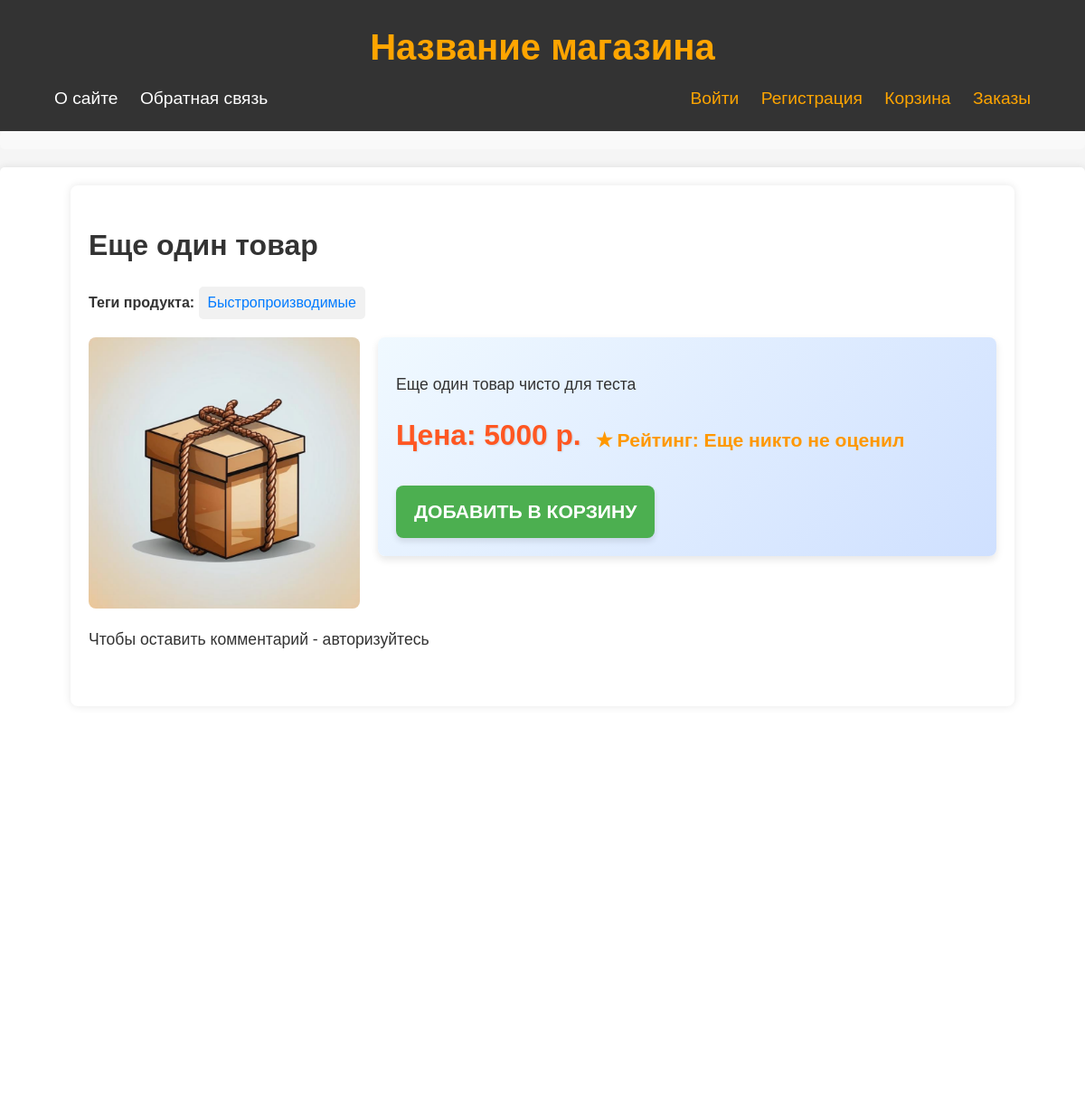
The page /item/some_tovar/ (upper part) on the database as committed earlier.
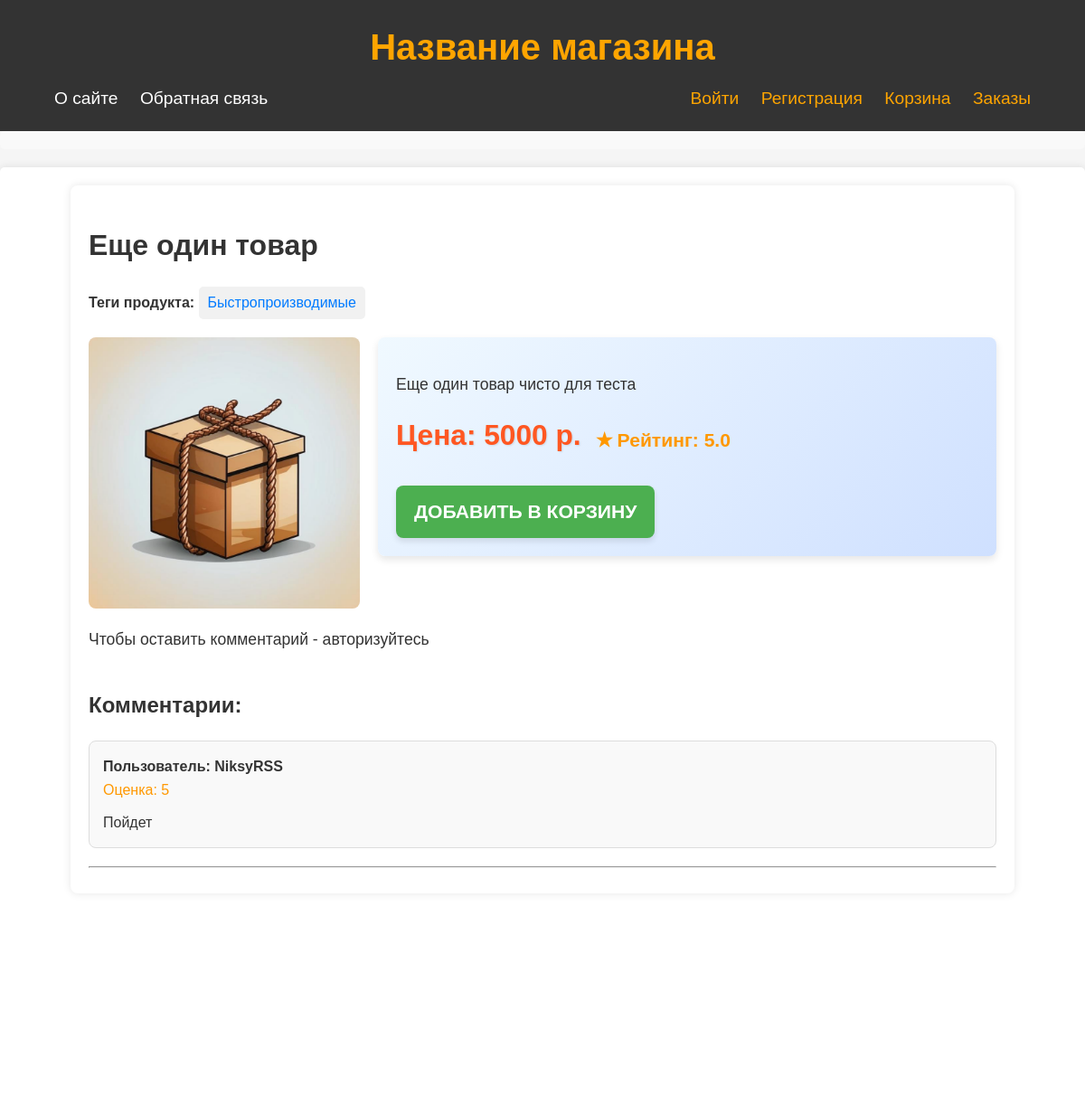
The same page on the database as committed later.
### justsite/models.py (models this page shows, shortened)
class TagItem(models.Model):
    tag = models.CharField(max_length=100, db_index=True, verbose_name="Тег")
    slug = models.SlugField(max_length=255, unique=True, db_index=True, verbose_name="Слаг")
    def get_absolute_url(self):
        return reverse('tag', kwargs={'tag_slug': self.slug})
    class Meta:
        verbose_name = 'Тег'
        verbose_name_plural = 'Теги'

class Items(models.Model):
    class Status(models.IntegerChoices):
        DRAFT = 0, 'Черновик'
        PUBLISHED = 1, 'На витрине'
    name = models.CharField(max_length=255, verbose_name="Название товара")
    slug = models.SlugField(max_length=255, db_index=True, unique=True, verbose_name="Слаг", validators=[
        MinLengthValidator(5, message="Минимум 5 символов"),
        MaxLengthValidator(100, message="Максимум 100 символов"),
    ])
    photo = models.ImageField(upload_to="photos/%Y/%m/%d/", default=None, blank=True, null=True, verbose_name="Фото")
    description = models.TextField(blank=True, verbose_name="Описание")
    time_create = models.DateTimeField(auto_now_add=True, verbose_name="Время создания")
    is_published = models.BooleanField(choices=tuple(map(lambda x: (bool(x[0]), x[1]), Status.choices)),
                                       default=Status.DRAFT, verbose_name="Статус")
    cat = models.ForeignKey('Category', on_delete=models.SET_NULL, related_name='items', verbose_name="Категория", null=True)
    tags = models.ManyToManyField('TagItem', blank=True, related_name='tags', verbose_name="Теги")
    price = models.IntegerField(blank=True, verbose_name="Цена", null=True)
    rate = models.FloatField(blank=True, verbose_name="Рейтинг", null=True)
    objects = models.Manager()
    published = PublishedModel()
    class Meta:
        ordering = ['name']
        indexes = [
            models.Index(fields=['name']),
        ]
        verbose_name = "Товары магазина"
        verbose_name_plural = 'Товары магазина'

class Comments(models.Model):
    user = models.ForeignKey(get_user_model(), on_delete=models.CASCADE, related_name='comments', db_constraint=False
                             , verbose_name="Пользователь")
    item = models.ForeignKey(Items, on_delete=models.CASCADE, related_name='comments', db_constraint=False,
                             verbose_name="Название товара")
    text = models.TextField(blank=True, verbose_name="Текст комментария", null=True)
    rating = models.IntegerField(blank=True, verbose_name="Оценка", null=True)
    time_create = models.DateTimeField(auto_now_add=True, verbose_name="Время создания")
    class Meta:
        ordering = ['-time_create']
        indexes = [
            models.Index(fields=['-time_create']),
        ]
        verbose_name = "Комментарий"
        verbose_name_plural = 'Комментарии'

### users/models.py (models this page shows)
class User(AbstractUser):
    cart = models.ManyToManyField(Items, blank=True, related_name='cart', verbose_name="Корзина", through="Cart")
    phone_num = models.CharField(max_length=12, verbose_name="Номер телефона", blank=True, null=True)

### justsite/views.py (the view, shortened to what this page needs)
# urls.py: path('item/<slug:item_slug>/', views.ShowItem.as_view(), name="item"),
class ShowItem(DataMixin, TemplateView):
    template_name = 'justsite/item.html'
    def get_context_data(self, *, object_list=None, **kwargs):
        context = super().get_context_data(**kwargs)
        context['title'] = "Обзор"
        context['item'] = get_object_or_404(Items.published, slug=self.kwargs['item_slug'])
        context['form'] = AddCommentForm()
        context['comments'] = Comments.objects.filter(item=context['item']).select_related('user')
        if self.request.user.is_authenticated:
            context['user_comment'] = context['comments'].filter(user=self.request.user).exists()
        return self.get_mixin_context(context)

### justsite/context_processors.py (called while the page is built)
def get_site_context(request):
    return {'mainmenu': menu, 'index_ignore_list': ['about', 'contact']}

### justsite/models.py (called while the page is built)
    def get_queryset(self):
        return super().get_queryset().filter(is_published=Items.Status.PUBLISHED)

### justsite/templatetags/pstags.py (called while the page is built)
@register.filter
def one_digit_after_dot(num, num_dig=1):
    if num:
        return format(num, f'.{num_dig}f')
    else:
        return format(num, f'.{num_dig}f')

### justsite/utils.py (called while the page is built)
    def get_mixin_context(self, context, **kwargs):
        context.update(kwargs)
        return context

### justsite/templates/justsite/item.html (shortened to what this page needs)
{% extends 'base.html' %}
{% load pstags %}
{% load static %}
{% block content %}
<div class="item-page-container">
    <h1 class="item-page-title">{{ item.name }}</h1>
    {% with item.tags.all as tags %}
    {% if tags %}
    <div class="item-page-tags">
        <strong>Теги продукта:</strong>
        {% for t in tags %}
        <span class="item-page-tag"><a href="{{ t.get_absolute_url }}">{{ t.tag }}</a></span>
        {% endfor %}
    </div>
    {% endif %}
    {% endwith %}
    <div class="item-page-details">
        {% if item.photo %}
        <div class="item-page-image">
            <img src="{{ item.photo.url }}" alt="{{ item.name }}">
        </div>
        {% else %}
        <div class="item-page-image">
            <img src="{% static 'justsite/images/package.png' %}" alt="My image">
        </div>
        {% endif %}
        <div class="item-page-description">
            <p>{{ item.description }}</p>
            <div class="item-page-info">
                <div class="item-page-price">Цена: {{ item.price }} р.</div>
                <div class="item-page-rating">
                    {% if item.rate %}
                    Рейтинг: {{ item.rate|one_digit_after_dot }}
                    {% else %}
                    Рейтинг: Еще никто не оценил
                    {% endif %}
                </div>
            </div>
            <div class="item-page-links">
                <a href="{% url 'to_cart' item.slug %}" class="item-page-add-to-cart">Добавить в корзину</a>
            </div>
        </div>
    </div>
    {% if user.is_authenticated %}
    {% if not user_comment %}
    <div class="item-page-comment-form">
        <h2>Оставить комментарий:</h2>
        <form method="post" enctype="multipart/form-data">
            {% csrf_token %}
            {% if form.non_field_errors %}
            <div class="item-page-non-field-errors">
                {% for err in form.non_field_errors %}
                <p>{{ err }}</p>
                {% endfor %}
            </div>
            {% endif %}
            <div class="item-page-form-group">
                {{ form.text.label_tag }}<br>
                {{ form.text }}
            </div>
            <div class="item-page-form-group">
                {{ form.rating.label_tag }}<br>
                {% for radio in form.rating %}
                <div class="item-page-form-radio">
                    {{ radio }}
                </div>
                {% endfor %}
            </div>
            <input type="submit" value="Оставить комментарий" class="item-page-btn-submit">
        </form>
    </div>
    {% endif %}
    {% else %}
    <div class="item-page-login-prompt">
        Чтобы оставить комментарий - <a href="{% url 'users:login' %}">авторизуйтесь</a>
    </div>
    {% endif %}
    <div class="item-page-comments-section">
        {% if comments %}
        <h2>Комментарии:</h2>
        {% endif %}
        {% for comment in comments %}
        <div class="item-page-comment">
            <div class="item-page-comment-user">Пользователь: {{ comment.user }}</div>
            <div class="item-page-comment-rating">
                {% if comment.rating is not None %}
                Оценка: {{ comment.rating }}
                {% else %}
                Без оценки
                {% endif %}
            </div>
            <div class="item-page-comment-text">{{ comment.text }}</div>
        </div>
        <hr>
        {% endfor %}
    </div>
</div>
{% endblock %}

Rows that differ between the two databases and show on the page:
changed Items "Еще один товар": rate|one_digit_after_dot (not shown) → "5.0"
added Comments: user "NiksyRSS", rating "5", text "Пойдет"
Other text that changed with them:
text no longer shown: "Рейтинг: Еще никто не оценил"
text now shown: "Рейтинг: Комментарии:"
